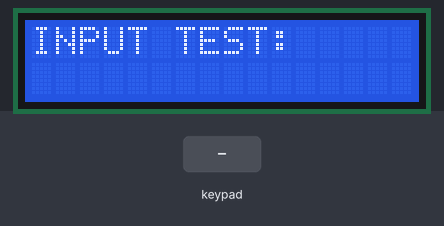
Recording of a sketch running on a simulated Arduino Mega 2560, built with avr-gcc and run on an emulated ATmega2560. On the bench: 16×2 character LCD. Inputs (shaded band) come from the test bench. What the sketch prints to the serial monitor is not drawn.

Above: at 1.2 s.
1.3 s: keypad keys 2 2 2 3 2 4 2 5 # pressed 0.4 s apart
At 5.7 s:
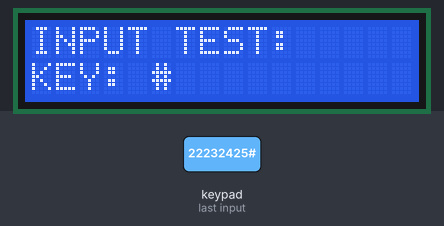
6.4 s: key 'A' pressed
At 7.3 s:
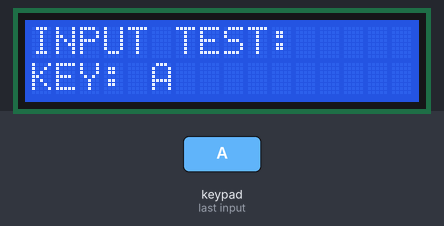
7.9 s: key 'B' pressed
At 8.4 s:
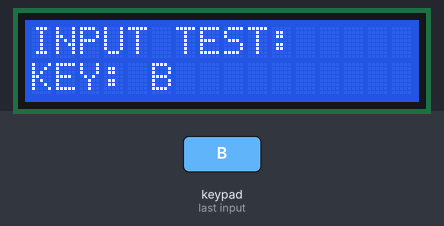
9.4 s: keypad keys 2 2 2 3 2 4 2 5 * pressed 0.4 s apart
At 13.4 s:
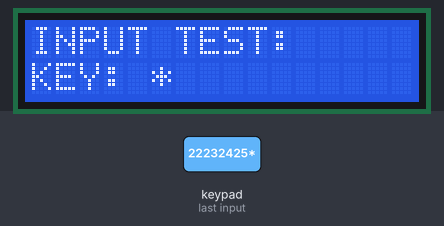
14.5 s: key 'C' pressed
At 15.7 s:
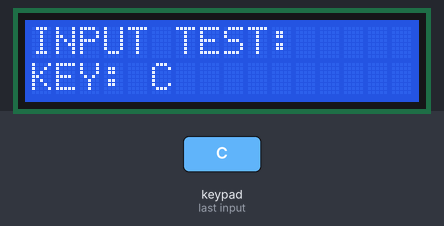
16.0 s: keypad keys 2 2 2 3 2 4 2 5 D pressed 0.4 s apart
At 16.9 s:
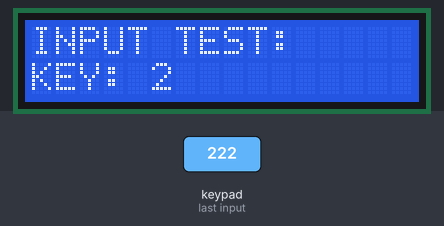
Timing chart, 0 to 19.0 s (numbered marks = the images above; inputs shaded):
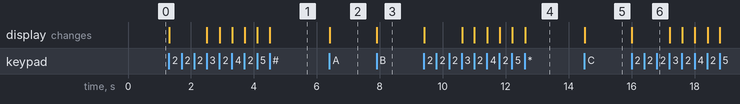

The sketch:

numpadv1.ino
```cpp
#include <Keypad.h>
#include <Wire.h>
#include <LiquidCrystal_I2C.h>

LiquidCrystal_I2C lcd(0x27, 16, 2);

const byte ROWS = 4;
const byte COLS = 4;


char keys[ROWS][COLS] = {
  { '1', '2', '3', 'A' },
  { '4', '5', '6', 'B' },
  { '7', '8', '9', 'C' },
  { '*', '0', '#', 'D' }
};


byte rowPins[ROWS] = { 22, 23, 24, 25 };
byte colPins[COLS] = { 26, 27, 28, 29 };


Keypad myKeypad = Keypad(makeKeymap(keys), rowPins, colPins, ROWS, COLS);

void setup() {
  Serial.begin(9600);

  lcd.init();
  lcd.backlight();

  lcd.setCursor(0, 0);
  lcd.print("INPUT TEST:");
}

void loop() {

  char key = myKeypad.getKey();

  if (key) {
    Serial.println(key);


    lcd.setCursor(0, 1);
    lcd.print("KEY: ");
    lcd.print(key);
  }
}
```

Measured:
- after the input at 1.3 s, the display: first changes at once (image 1 shows a later state)
- after the input at 6.4 s, the display: changes at once (image 2)
- after the input at 7.9 s, the display: changes at once (image 3)
- after the input at 9.4 s, the display: first changes at once (image 4 shows a later state)
- after the input at 14.5 s, the display: changes at once (image 5)
- after the input at 16.0 s, the display: changes at once (image 6)
